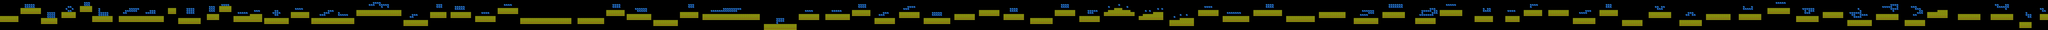

This game map was drawn from its Tiled (.tmx) file and the tilesets committed beside it. A one-line description and the trimmed map source follow:
An orthogonal 1000x15 tile map with 32x32 px tiles, 2 tile layers (layer1, layer2), 2 tilesets.

<map version="1.0" orientation="orthogonal" renderorder="right-down" width="1000" height="15" tilewidth="32" tileheight="32" nextobjectid="1">
 <tileset firstgid="1" name="ditu" tilewidth="32" tileheight="32">
  <image source="ditu.png" width="96" height="128" />
 </tileset>
 <tileset firstgid="13" name="karma1" tilewidth="32" tileheight="32">
  <image source="karma1.png" width="32" height="32" />
 </tileset>
 <layer name="layer1" width="1000" height="15">
  <data>[15000 cells, 2541 non-empty, 2 distinct tile ids]</data>
 </layer>
 <layer name="layer2" width="1000" height="15">
  <data>[15000 cells, 507 non-empty, 1 distinct tile ids]</data>
 </layer>
</map>